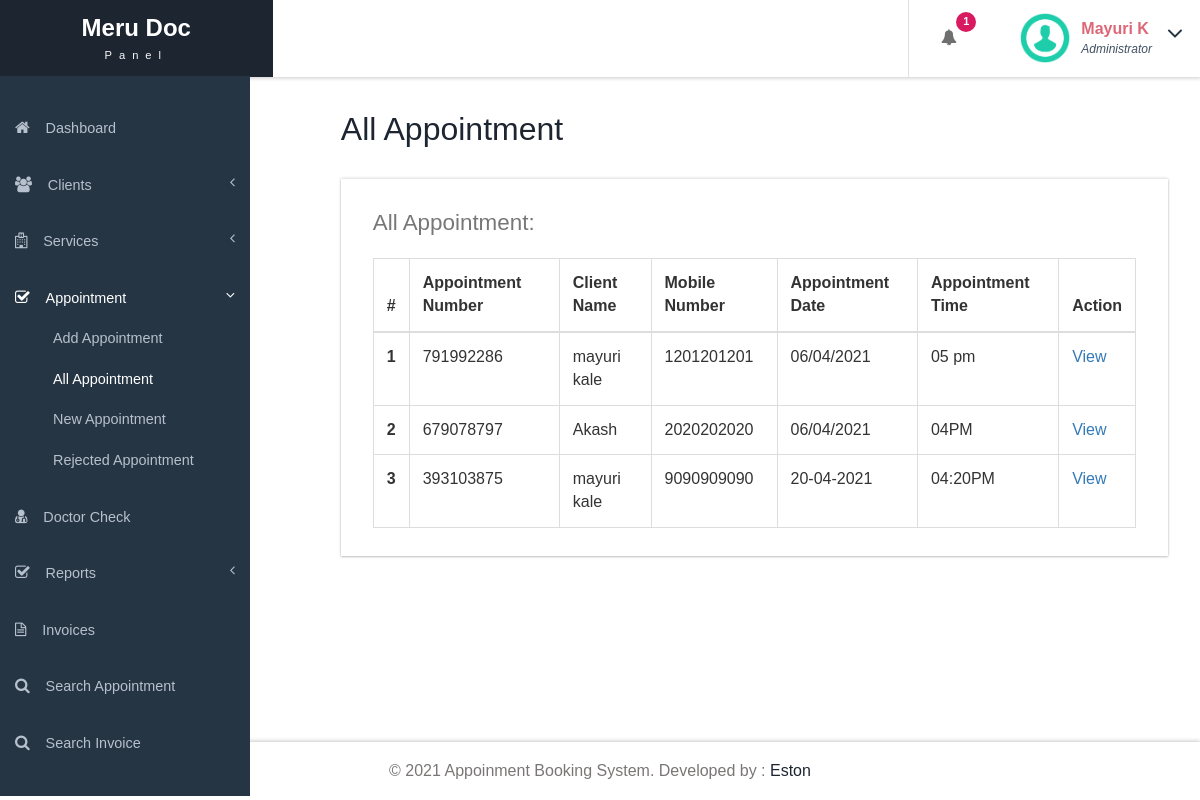
The page /all-appointment.php (signed in) on the database its author committed.
### tables this page shows
CREATE TABLE `tblappointment` (
  `ID` int(10) NOT NULL,
  `AptNumber` varchar(80) DEFAULT NULL,
  `Name` varchar(120) DEFAULT NULL,
  `Email` varchar(120) DEFAULT NULL,
  `PhoneNumber` bigint(11) DEFAULT NULL,
  `AptDate` varchar(120) DEFAULT NULL,
  `AptTime` varchar(120) DEFAULT NULL,
  `Services` varchar(120) DEFAULT NULL,
  `ApplyDate` timestamp NULL DEFAULT current_timestamp(),
  `Remark` varchar(250) NOT NULL,
  `Status` varchar(50) NOT NULL,
  `RemarkDate` timestamp NOT NULL DEFAULT '0000-00-00 00:00:00' ON UPDATE current_timestamp()
);

### all-appointment.php (the view, shortened to what this page needs)
<?php
include('includes/dbconnection.php');
if (strlen($_SESSION['ODABSaid']==0)) {
  header('location:logout.php');
  } else{
  ?>
<!DOCTYPE HTML>
<html>
<head>
<link href="css/bootstrap.css" rel='stylesheet' type='text/css' />
<link href="css/style.css" rel='stylesheet' type='text/css' />
<link href="css/font-awesome.css" rel="stylesheet">
<link href="css/animate.css" rel="stylesheet" type="text/css" media="all">
<link href="css/custom.css" rel="stylesheet">
</head>
<body class="cbp-spmenu-push">
	<div class="main-content">
		 <?php include_once('includes/sidebar.php');?>
		 <?php include_once('includes/header.php');?>
		<div id="page-wrapper">
			<div class="main-page">
				<div class="tables">
					<h3 class="title1">All Appointment</h3>
					<div class="table-responsive bs-example widget-shadow">
						<h4>All Appointment:</h4>
						<table class="table table-bordered"> <thead> <tr> <th>#</th> <th> Appointment Number</th> <th>Client Name</th><th>Mobile Number</th> <th>Appointment Date</th><th>Appointment Time</th><th>Action</th> </tr> </thead> <tbody>
<?php
$ret=mysqli_query($con,"select *from  tblappointment");
$cnt=1;
while ($row=mysqli_fetch_array($ret)) {
?>
						 <tr> <th scope="row"><?php echo $cnt;?></th> <td><?php  echo $row['AptNumber'];?></td> <td><?php  echo $row['Name'];?></td><td><?php  echo $row['PhoneNumber'];?></td><td><?php  echo $row['AptDate'];?></td> <td><?php  echo $row['AptTime'];?></td> <td><a href="view-appointment.php?viewid=<?php echo $row['ID'];?>">View</a></td> </tr>   <?php
$cnt=$cnt+1;
}?></tbody> </table>
					</div>
				</div>
			</div>
		</div>
		 <?php include_once('includes/footer.php');?>
	</div>
</body>
</html>
<?php }  ?>

### includes/header.php (shortened to what this page needs)
<div class="sticky-header header-section ">
      <div class="header-left">
        <div class="logo">
          <a href="index.html">
            <h1>Meru Doc</h1>
            <span>Panel</span>
          </a>
        </div>
      </div>
      <div class="header-right">
        <div class="profile_details_left">
          <ul class="nofitications-dropdown">
            <?php
$ret1=mysqli_query($con,"select ID,Name from  tblappointment where Status=''");
$num=mysqli_num_rows($ret1);
?>
            <li class="dropdown head-dpdn">
              <a href="#" class="dropdown-toggle" data-toggle="dropdown" aria-expanded="false"><i class="fa fa-bell"></i><span class="badge blue"><?php echo $num;?></span></a>
            </li>
          </ul>
          <div class="clearfix"> </div>
        </div>
        <div class="profile_details">
        <?php
$adid=$_SESSION['ODABSaid'];
$ret=mysqli_query($con,"select AdminName from tbladmin where ID='$adid'");
$row=mysqli_fetch_array($ret);
$name=$row['AdminName'];
?>
          <ul>
            <li class="dropdown profile_details_drop">
              <a href="#" class="dropdown-toggle" data-toggle="dropdown" aria-expanded="false">
                <div class="profile_img">
                  <span class="prfil-img"><img src="images/download (1).png" alt="" width="50" height="50"> </span>
                  <div class="user-name">
                    <p><?php echo $name; ?></p>
                    <span>Administrator</span>
                  </div>
                  <i class="fa fa-angle-down lnr"></i>
                  <div class="clearfix"></div>
                </div>
              </a>
            </li>
          </ul>
        </div>
      </div>
      <div class="clearfix"> </div>
    </div>

### css/style.css (style rules this page uses)
h4, h5, h6, h1, h2, h3 { margin: 0; }
ul, ol { margin: 0; }
p { margin: 0; }
html, body { font-family: "Quicksand",sans-serif; font-size: 100%; overflow-x: hidden; background: #fff; }
body a { transition: 0.5s all ease; -webkit-transition: 0.5s all ease; -moz-transition: 0.5s all ease; -o-transition: 0.5s all ease; -ms-transition: 0.5s all ease; text-decoration:none; }
h1,h2,h3,h4,h5,h6 { margin:0; }
p { margin:0; }
ul,label { margin:0; padding:0; }
.main-content { position: relative; }
.sticky-header { position: fixed; top: 0; left:0px; width: 100%; z-index: 100; }
.header-section { background:#FFF; box-shadow: 1px 1px 4px rgba(0, 0, 0, 0.21); -webkit-box-shadow: 1px 1px 4px rgba(0, 0, 0, 0.21); -moz-box-shadow: 1px 1px 4px rgba(0, 0, 0, 0.21); -o-box-shadow: 1px 1px 4px rgba(0, 0, 0, 0.21); }
.header-section::after { clear: both; display: block; content: ''; }
.header-left { float: left; width: 45%; }
.header-right { float: right; }
.cbp-spmenu-push { overflow-x: hidden; position: relative; }
.cbp-spmenu, .cbp-spmenu-push { -webkit-transition: all 0.3s ease; -moz-transition: all 0.3s ease; transition: all 0.3s ease; }
.cbp-spmenu-push div#page-wrapper { margin: 0 0 0 19.3em; transition:.5s all; -webkit-transition:.5s all; -moz-transition:.5s all; }
.fa { display: inline-block; font-family: FontAwesome; font-style: normal; font-weight: normal; line-height: 1; -webkit-font-smoothing: antialiased; -moz-osx-font-smoothing: grayscale; }
.logo { background: #1d2531; text-align: center; float: left; }
.logo a { padding: 0.9em 5.1em .7em; display: block; text-decoration: none; }
.logo a h1 { color: #fff; font-size: 1.5em; line-height: 1.2em; font-weight: 700; }
.logo a span { color: #F8F8F8; font-size: .7em; text-align: center; letter-spacing: 7px; }
.profile_details_left { float: left; }
li.dropdown.head-dpdn { display: inline-block; padding: 1.7em 0; border-left: 1px solid #E0E0E0; float: left; }
li.dropdown.head-dpdn a.dropdown-toggle { padding: 1.7em 2em; }
i.fa.fa-bell { color:#6F6F6F; }
.header-right span.badge { font-size: 11px; font-weight: bold; color: #FFF; background: #8BC34A; line-height: 15px; width: 20px; height: 20px; border-radius: 2em; -webkit-border-radius: 2em; -moz-border-radius: 2em; -o-border-radius: 2em; text-align: center; display: inline-block; position: absolute; top: 16%; padding: 2px 0 0; }
.header-right span.blue { background-color:#D81B60; }
.profile_details { float: right; }
.profile_details_drop a.dropdown-toggle { display:block; padding: 0.8em 3em 0 2em; }
.profile_img span.prfil-img { float:left; }
.user-name { float:left; margin-top:8px; margin-left:11px; height:35px; }
.profile_details ul li { list-style-type:none; position:relative; }
.profile_details li a i.fa.lnr { position: absolute; top: 34%; right: 8%; color: #263544; font-size: 1.6em; }
.user-name p { font-size:1em; color:#DD6777; line-height:1em; font-weight:700; }
.user-name span { font-size: .75em; font-style: italic; color: #424f63; font-weight: normal; margin-top: .3em; }
.widget-shadow { background-color: #fff; box-shadow: 0 -1px 3px rgba(0,0,0,.12),0 1px 2px rgba(0,0,0,.24); -webkit-box-shadow: 0 -1px 3px rgba(0,0,0,.12),0 1px 2px rgba(0,0,0,.24); -moz-box-shadow: 0 -1px 3px rgba(0,0,0,.12),0 1px 2px rgba(0,0,0,.24); }
h3.title1 { font-size: 2em; color: #1d2531; margin-bottom: 0.8em; }
.table > thead > tr > th, .table > tbody > tr > th, .table > tfoot > tr > th, .table > thead > tr > td, .table > tbody > tr > td, .table > tfoot > tr > td { border-top: none; }
.tables h4 { font-size: 1.4em; margin-bottom: 1em; color: #777777; }
.tables .panel-body ,.tables .bs-example { padding: 2em 2em 0.5em; }
.tables .table > thead > tr > th, .tables .table > tbody > tr > th, .tables .table > tfoot > tr > th, .tables .table > thead > tr > td, .tables .table > tbody > tr > td, .tables .table > tfoot > tr > td { padding: 13px; border-top: 1px solid #E0E0E0; }
.bs-example { margin-top: 2em; }

### css/custom.css (style rules this page uses)
#page-wrapper { padding:7em 2em 2.5em; }

### rows shown on the page
tblappointment: AptNumber "791992286", Name "mayuri kale", PhoneNumber "1201201201", AptDate "06/04/2021", AptTime "05 pm"
tblappointment: AptNumber "679078797", Name "Akash", PhoneNumber "2020202020", AptDate "06/04/2021", AptTime "04PM"
tblappointment: AptNumber "393103875", Name "mayuri kale", PhoneNumber "9090909090", AptDate "20-04-2021", AptTime "04:20PM"

### other values the page prints
$num "1"
$name "Mayuri K"
